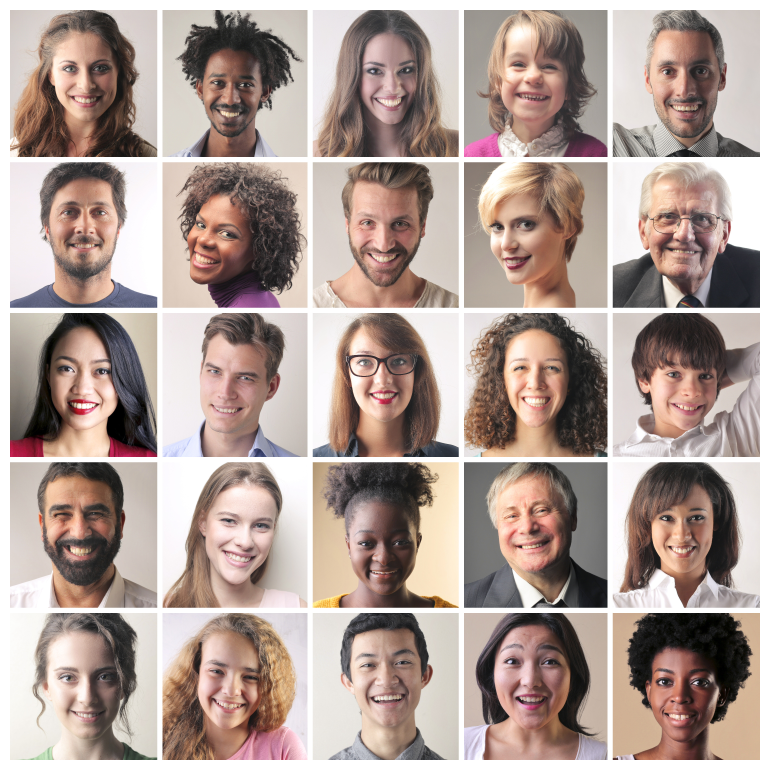
#> input picture OpenCV/07/faces.jpeg, 3080 x 3080 px (shown at 1/4 size)
$ python 03_04.py
#> lines starting #> are read from the running program, lines starting #| are printed output that depends on the picture; after the words box and inside, x2 and y2 are one past the last pixel; in counts of white or black regions, pixels touching at a corner belong together
import numpy as np
import cv2

img = cv2.imread('faces.jpeg',1)
#> img is the input picture: shape (3080, 3080, 3); mean B, G, R 150.4, 157.5, 175.1
hsv = cv2.cvtColor(img, cv2.COLOR_BGR2HSV)
#> hsv: shape (3080, 3080, 3); mean H, S, V 31.4, 43.7, 175.6
h = hsv[:,:,0]
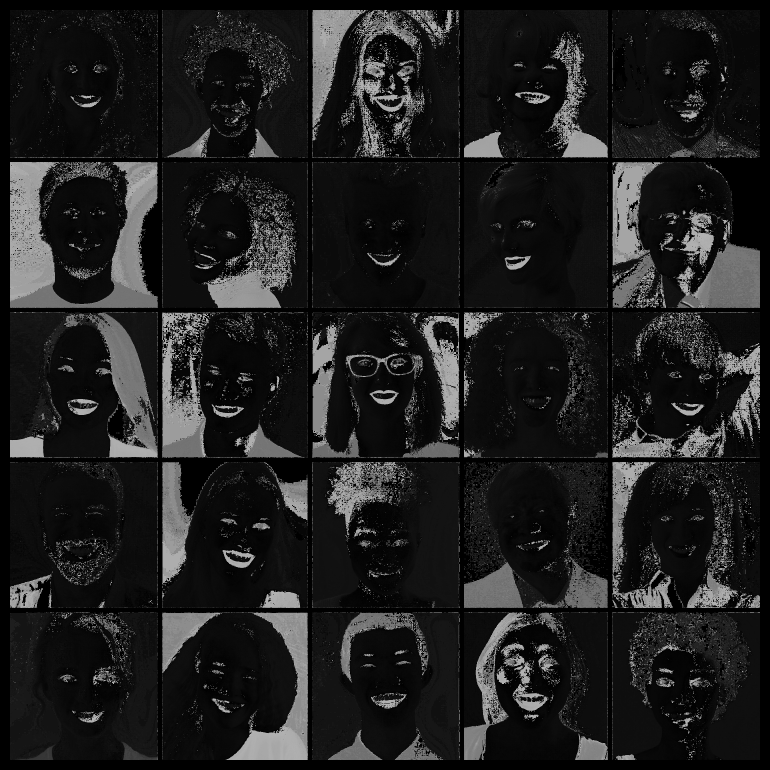
#> h: shape (3080, 3080) (shown at 1/4 size); min 0, max 179, mean 31.4
s = hsv[:,:,1]
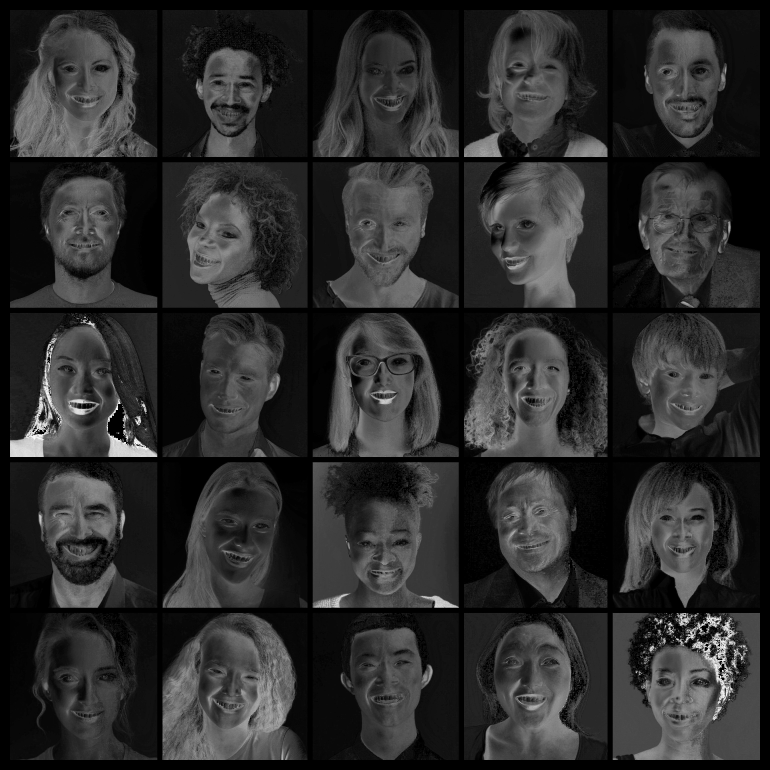
#> s: shape (3080, 3080) (shown at 1/4 size); min 0, max 255, mean 43.7
v = hsv[:,:,2]
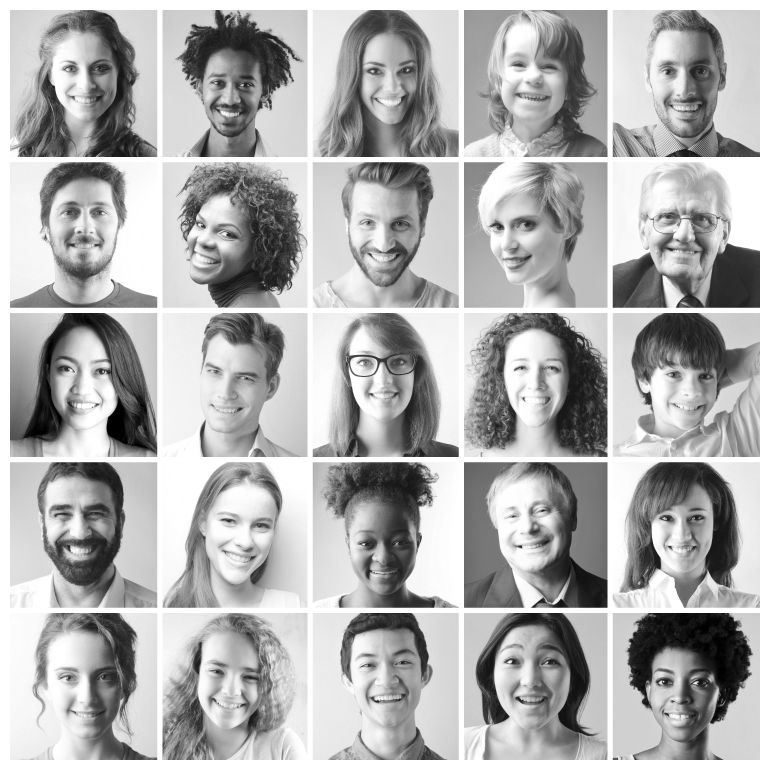
#> v: shape (3080, 3080) (shown at 1/4 size); min 0, max 255, mean 175.6

hsv_split = np.concatenate((h,s,v), axis = 1)
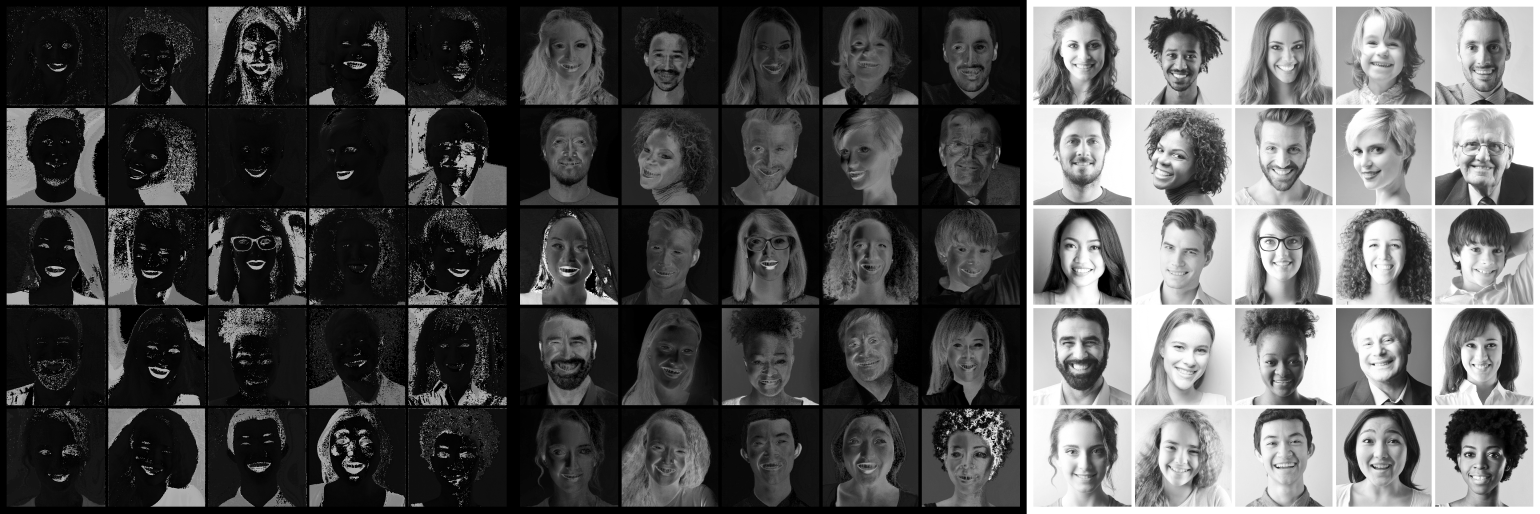
#> hsv_split: shape (3080, 9240) (shown at 1/6 size); min 0, max 255, mean 83.6
#cv2.imshow("Split HSV", hsv_split)

ret, min_sat = cv2.threshold(s, 40, 255, cv2.THRESH_BINARY)
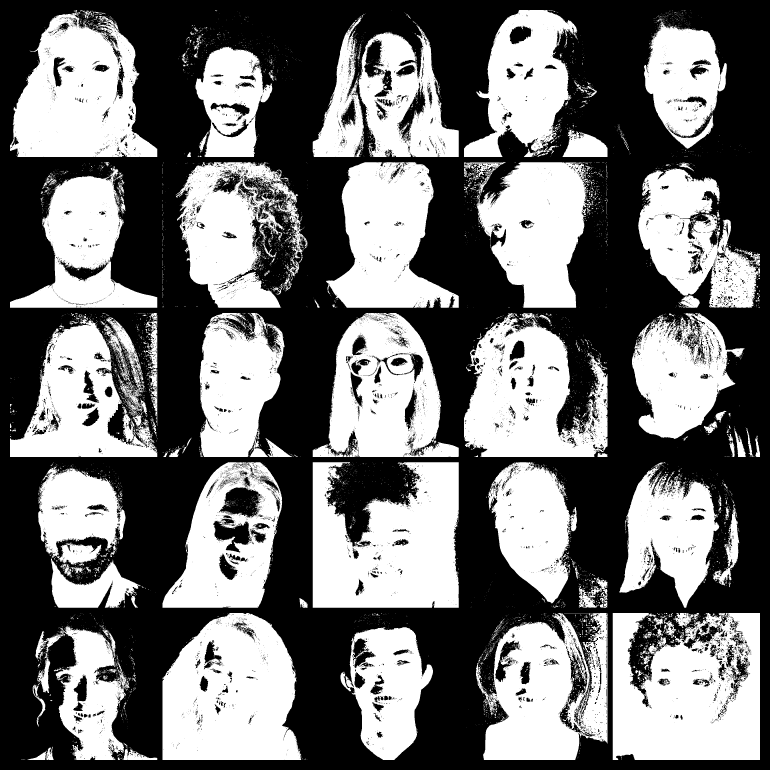
#> min_sat: shape (3080, 3080) (shown at 1/4 size); 44.9% white; 11686 white regions (11020 under 20 px), largest, box (x1, y1, x2, y2) and area: (2451, 2452, 3040, 3040) 278465, (1251, 1849, 1835, 2431) 264208, (650, 2452, 1205, 3040) 257180
#cv2.imshow("sat filter", min_sat)

ret, max_hue = cv2.threshold(h, 15, 255, cv2.THRESH_BINARY_INV)
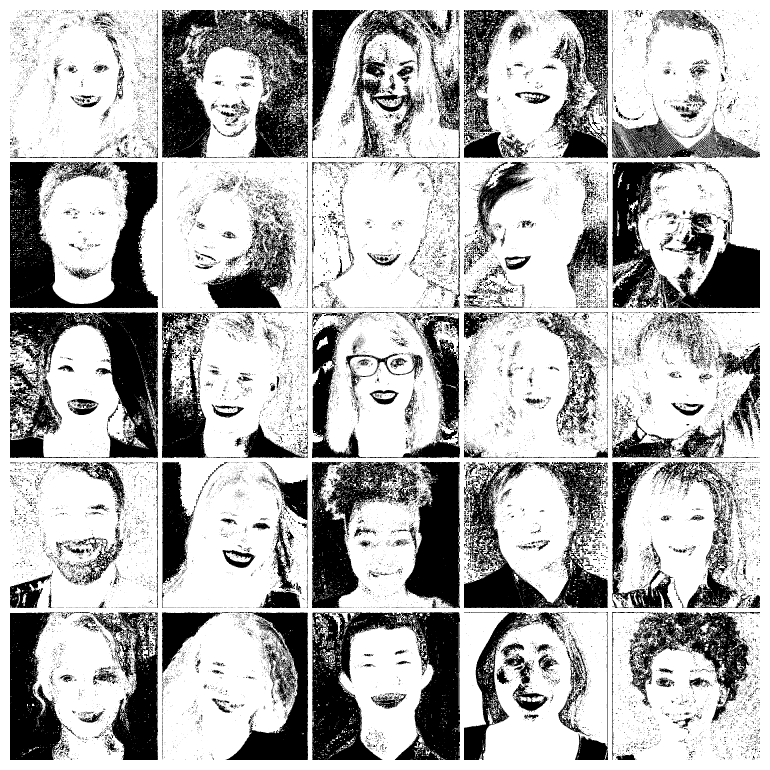
#> max_hue: shape (3080, 3080) (shown at 1/4 size); 70.2% white; 34267 black regions (31185 under 20 px), largest, box (x1, y1, x2, y2) and area: (1248, 2448, 1840, 3040) 196024, (648, 40, 1232, 632) 191670, (40, 648, 632, 1232) 169025
#cv2.imshow("hue filter", max_hue)

final = cv2.bitwise_and(min_sat, max_hue)
#> final: shape (3080, 3080); 37.8% white; 11487 white regions (10746 under 20 px), largest, box (x1, y1, x2, y2) and area: (2451, 2452, 3040, 3040) 230051, (40, 40, 629, 628) 213394, (650, 2452, 1182, 3040) 210330
final_half = cv2.resize(final, (0,0), fx=0.3, fy=0.3)
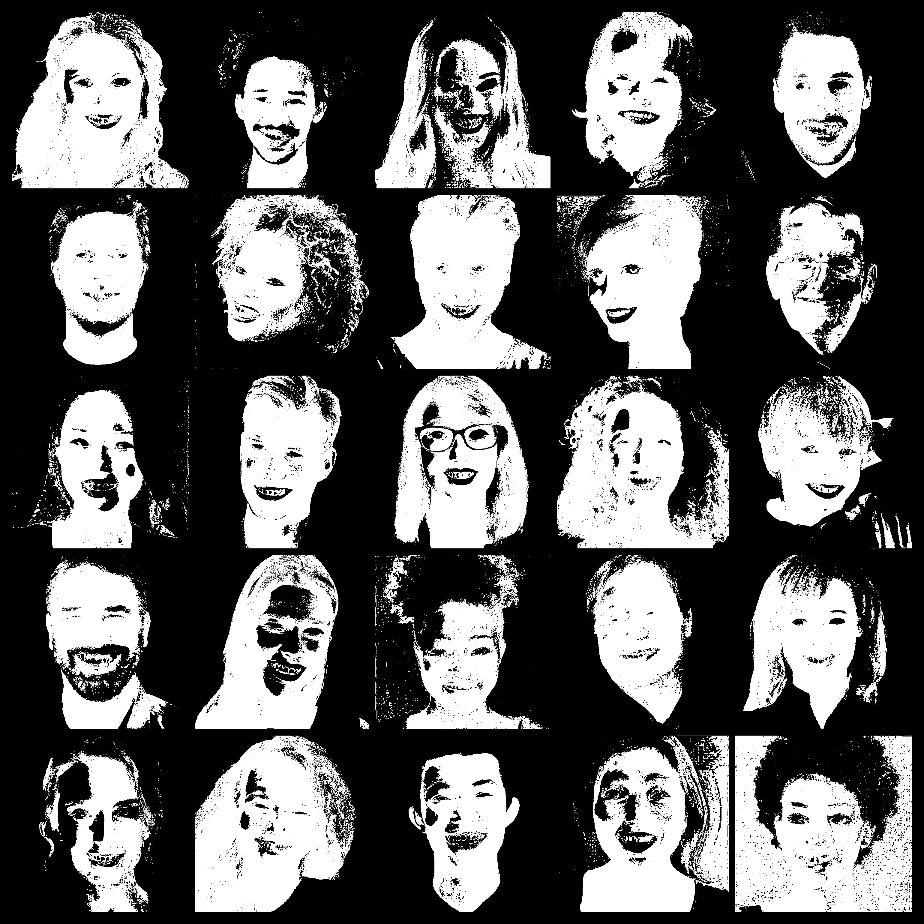
#> final_half: shape (924, 924); min 0, max 255, mean 96.4
cv2.imshow("final", final_half)
#cv2.imshow("orig", img)

cv2.waitKey(0)
cv2.destroyAllWindows()
